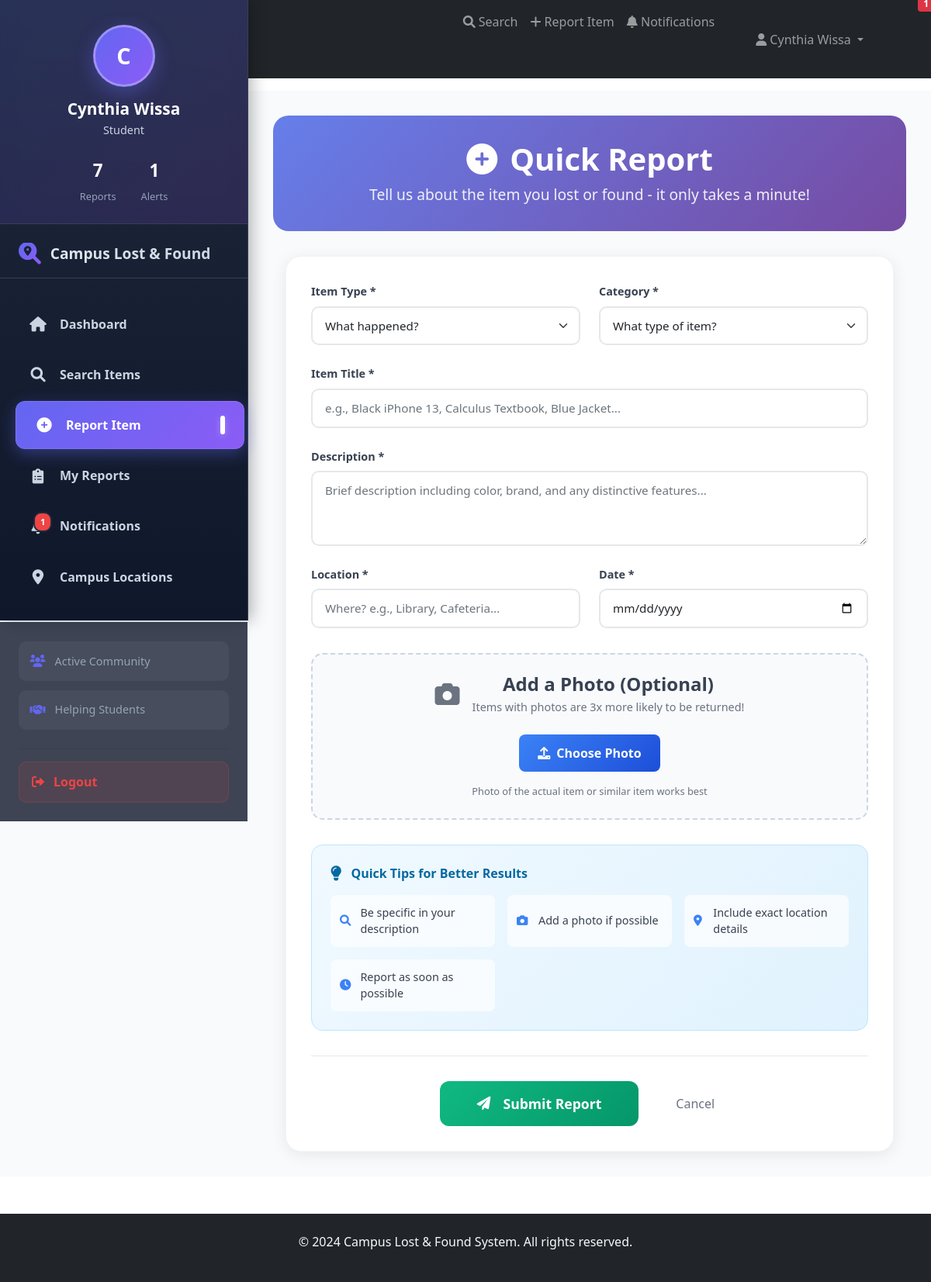
The app's page /report (signed in) with its own data.
### models.py (models this page shows, shortened)
class User(UserMixin, db.Model):
    __tablename__ = 'users'
    id = db.Column(db.Integer, primary_key=True)
    username = db.Column(db.String(80), unique=True, nullable=False)
    email = db.Column(db.String(120), unique=True, nullable=False)
    password_hash = db.Column(db.String(128), nullable=False)
    role = db.Column(db.String(20), default='student')
    created_at = db.Column(db.DateTime, default=datetime.utcnow)
    items = db.relationship('Item', backref='owner', lazy=True)
    notifications = db.relationship('Notification', backref='user', lazy=True)

### modules/reporting.py (the view, shortened to what this page needs)
@reporting_bp.route('/report', methods=['GET', 'POST'])
@login_required
def report_item():
    return render_template('reporting/report.html')

### app.py (called while the page is built)
@login_manager.user_loader
def load_user(user_id):
    return db.session.get(User, int(user_id))  # Fixed SQLAlchemy 2.0 warning

### templates/reporting/report.html (shortened to what this page needs)
{% extends "base.html" %}
{% block content %}
<div class="dashboard-container">
    <div class="dashboard-sidebar">
        <div class="sidebar-user-profile">
            <div class="user-avatar-large">
                {{ current_user.username[0]|upper }}
            </div>
            <div class="user-info-main">
                <h4>{{ current_user.username }}</h4>
                <p class="user-role">{{ current_user.role|title }}</p>
                <div class="user-stats">
                    <div class="stat">
                        <strong>{{ current_user.items|length }}</strong>
                        <span>Reports</span>
                    </div>
                    <div class="stat">
                        {% set new_notifications = [] %}
                        {% for notification in current_user.notifications %}
                            {% if not notification.is_seen %}
                                {% set _ = new_notifications.append(notification) %}
                            {% endif %}
                        {% endfor %}
                        <strong>{{ new_notifications|length }}</strong>
                        <span>Alerts</span>
                    </div>
                </div>
            </div>
        </div>
        <div class="sidebar-header">
            <div class="logo">
                <i class="fas fa-search-location"></i>
                <span>Campus Lost & Found</span>
            </div>
        </div>
        <nav class="sidebar-nav">
            <a href="{{ url_for('dashboard') }}" class="nav-item">
                <div class="nav-icon">
                    <i class="fas fa-home"></i>
                </div>
                <span class="nav-text">Dashboard</span>
            </a>
            <a href="{{ url_for('search') }}" class="nav-item">
                <div class="nav-icon">
                    <i class="fas fa-search"></i>
                </div>
                <span class="nav-text">Search Items</span>
            </a>
            <a href="{{ url_for('reporting.report_item') }}" class="nav-item active">
                <div class="nav-icon">
                    <i class="fas fa-plus-circle"></i>
                </div>
                <span class="nav-text">Report Item</span>
                <div class="nav-indicator"></div>
            </a>
            <a href="{{ url_for('reporting.my_items') }}" class="nav-item">
                <div class="nav-icon">
                    <i class="fas fa-clipboard-list"></i>
                </div>
                <span class="nav-text">My Reports</span>
            </a>
            <a href="{{ url_for('notifications') }}" class="nav-item">
                <div class="nav-icon">
                    {% if new_notifications|length > 0 %}
                    <span class="nav-badge">{{ new_notifications|length }}</span>
                    {% endif %}
                </div>
                <span class="nav-text">Notifications</span>
            </a>
            <a href="{{ url_for('campus_locations') }}" class="nav-item">
                <div class="nav-icon">
                    <i class="fas fa-map-marker-alt"></i>
                </div>
                <span class="nav-text">Campus Locations</span>
            </a>
        </nav>
        <div class="sidebar-footer">
            <div class="app-stats">
                <div class="stat-item">
                    <i class="fas fa-users"></i>
                    <span>Active Community</span>
                </div>
                <div class="stat-item">
                    <i class="fas fa-handshake"></i>
                    <span>Helping Students</span>
                </div>
            </div>
            <div class="logout-section">
                <a href="{{ url_for('auth.logout') }}" class="logout-btn">
                    <i class="fas fa-sign-out-alt"></i>
                    <span>Logout</span>
                </a>
            </div>
        </div>
    </div>
    <div class="dashboard-main">
        <div class="report-header">
            <div class="header-content">
                <h1><i class="fas fa-plus-circle me-3"></i>Quick Report</h1>
                <p class="lead">Tell us about the item you lost or found - it only takes a minute!</p>
            </div>
        </div>
        <div class="compact-form-container">
            <form method="POST" enctype="multipart/form-data" class="compact-report-form">
                <div class="form-row">
                    <div class="form-group compact">
                        <label for="type" class="form-label">Item Type *</label>
                        <select class="form-select" id="type" name="type" required>
                            <option value="">What happened?</option>
                        </select>
                    </div>
                    <div class="form-group compact">
                        <label for="category" class="form-label">Category *</label>
                        <select class="form-select" id="category" name="category" required>
                            <option value="">What type of item?</option>
                        </select>
                    </div>
                </div>
                <div class="form-row">
                    <div class="form-group compact full-width">
                        <label for="title" class="form-label">Item Title *</label>
                        <input type="text" class="form-control" id="title" name="title"
                               placeholder="e.g., Black iPhone 13, Calculus Textbook, Blue Jacket..." required>
                    </div>
                </div>
                <div class="form-row">
                    <div class="form-group compact full-width">
                        <label for="description" class="form-label">Description *</label>
                        <textarea class="form-control" id="description" name="description"
                                  rows="3" placeholder="Brief description including color, brand, and any distinctive features..." required></textarea>
                    </div>
                </div>
                <div class="form-row">
                    <div class="form-group compact">
                        <label for="location" class="form-label">Location *</label>
                        <input type="text" class="form-control" id="location" name="location"
                               placeholder="Where? e.g., Library, Cafeteria..." required>
                    </div>
                    <div class="form-group compact">
                        <label for="date_lost_found" class="form-label">Date *</label>
                        <input type="date" class="form-control" id="date_lost_found" name="date_lost_found"
                               max="{{ today }}" required>
                    </div>
                </div>
                <div class="form-section compact">
                    <div class="photo-upload-card">
                        <div class="upload-prompt">
                            <i class="fas fa-camera"></i>
                            <div class="upload-text">
                                <h4>Add a Photo (Optional)</h4>
                                <p>Items with photos are 3x more likely to be returned!</p>
                            </div>
                        </div>
                        <div class="upload-actions">
                            <label for="image" class="upload-btn">
                                <i class="fas fa-upload"></i>
                                Choose Photo
                            </label>
                            <div class="upload-hint">
                                <small>Photo of the actual item or similar item works best</small>
                            </div>
                        </div>
                    </div>
                </div>
                <div class="quick-tips">
                    <div class="tips-header">
                        <i class="fas fa-lightbulb"></i>
                        <span>Quick Tips for Better Results</span>
                    </div>
                    <div class="tips-grid">
                        <div class="tip">
                            <i class="fas fa-search"></i>
                            <span>Be specific in your description</span>
                        </div>
                        <div class="tip">
                            <i class="fas fa-camera"></i>
                            <span>Add a photo if possible</span>
                        </div>
                        <div class="tip">
                            <i class="fas fa-map-marker-alt"></i>
                            <span>Include exact location details</span>
                        </div>
                        <div class="tip">
                            <i class="fas fa-clock"></i>
                            <span>Report as soon as possible</span>
                        </div>
                    </div>
                </div>
                <div class="form-actions compact">
                    <button type="submit" class="submit-btn large">
                        <i class="fas fa-paper-plane me-2"></i>
                        Submit Report
                    </button>
                    <a href="{{ url_for('dashboard') }}" class="cancel-btn">
                        Cancel
                    </a>
                </div>
            </form>
        </div>
    </div>
</div>
{% endblock %}

### templates/base.html (shortened to what this page needs)
<!DOCTYPE html>
<html lang="en">
<head>
    <link href="https://cdn.jsdelivr.net/npm/bootstrap@5.1.3/dist/css/bootstrap.min.css" rel="stylesheet">
    <link href="https://cdnjs.cloudflare.com/ajax/libs/font-awesome/6.0.0/css/all.min.css" rel="stylesheet">
</head>
<body>
    <nav class="navbar navbar-expand-lg navbar-dark bg-dark">
        <div class="container">
            <a class="navbar-brand" href="{{ url_for('index') }}">
                <i class="fas fa-search-location"></i> Campus Lost & Found
            </a>
            <div class="navbar-nav ms-auto">
                {% if current_user.is_authenticated %}
                    <a class="nav-link" href="{{ url_for('search') }}">
                        <i class="fas fa-search"></i> Search
                    </a>
                    <a class="nav-link" href="{{ url_for('reporting.report_item') }}">
                        <i class="fas fa-plus"></i> Report Item
                    </a>
                    <a class="nav-link" href="{{ url_for('notifications') }}">
                        <i class="fas fa-bell"></i> Notifications
                            {% set unread_count = current_user.notifications|selectattr('is_seen', 'equalto', false)|list|length %}
                            {% if unread_count > 0 %}
                                <span class="badge bg-danger notification-badge">{{ unread_count }}</span>
                            {% endif %}
                    </a>
                    <div class="nav-item dropdown">
                        <a class="nav-link dropdown-toggle" href="#" id="navbarDropdown" role="button" data-bs-toggle="dropdown">
                            <i class="fas fa-user"></i> {{ current_user.username }}
                        </a>
                    </div>
                {% else %}
                    <a class="nav-link" href="{{ url_for('auth.login') }}">Login</a>
                    <a class="nav-link" href="{{ url_for('auth.register') }}">Register</a>
                {% endif %}
            </div>
        </div>
    </nav>
    <main>
        {% block content %}{% endblock %}
    </main>
    <footer class="bg-dark text-light mt-5 py-4">
        <div class="container text-center">
            <p>&copy; 2024 Campus Lost & Found System. All rights reserved.</p>
        </div>
    </footer>
</body>
</html>

### templates/base.html (style rules this page uses)
.navbar-brand { font-weight: bold; }
.notification-badge { position: absolute; top: -5px; right: -5px; }

### records on screen
User: username "Cynthia Wissa", username "C", role "Student"

### other values on screen
{{ current_user.items|length }} "7"
{{ new_notifications|length }} "1"
